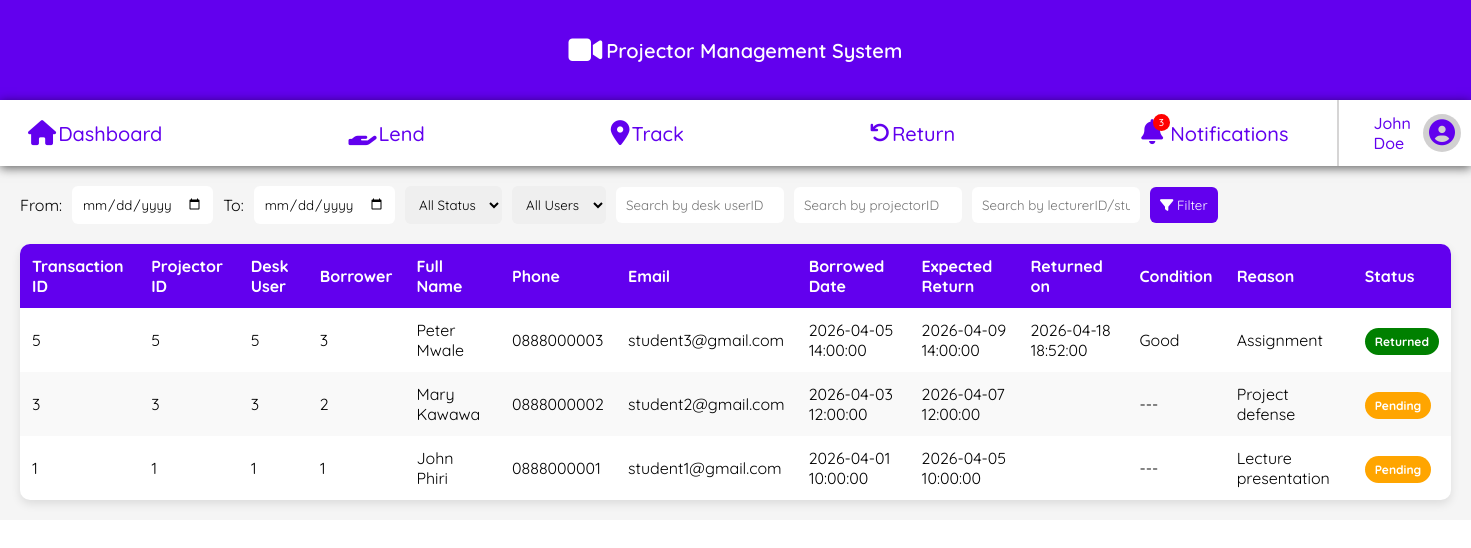
/Track.php?userType=student, run on the app's committed database.
### tables this page shows
CREATE TABLE IF NOT EXISTS `transactions` (
  `transaction_id` int NOT NULL AUTO_INCREMENT,
  `user_id` int DEFAULT NULL,
  `projector_id` int DEFAULT NULL,
  `student_id` int DEFAULT NULL,
  `lecturer_id` int DEFAULT NULL,
  `borrower_type` enum('student','lecturer') DEFAULT NULL,
  `borrowed_at` datetime NOT NULL,
  `expected_return_at` datetime DEFAULT NULL,
  `returned_at` datetime DEFAULT NULL,
  `projector_condition` enum('good','faulty') DEFAULT NULL,
  `reason` text,
  `status` enum('pending','returned','flagged') DEFAULT 'pending',
  PRIMARY KEY (`transaction_id`),
  KEY `user_id` (`user_id`),
  KEY `projector_id` (`projector_id`),
  KEY `student_id` (`student_id`),
  KEY `lecturer_id` (`lecturer_id`)
);

CREATE TABLE IF NOT EXISTS `students` (
  `student_id` int NOT NULL AUTO_INCREMENT,
  `first_name` varchar(50) NOT NULL,
  `middle_name` varchar(50) DEFAULT NULL,
  `last_name` varchar(50) NOT NULL,
  `dob` date DEFAULT NULL,
  `gender` enum('Male','Female','Other') DEFAULT NULL,
  `phone_number` varchar(20) DEFAULT NULL,
  `home_village` varchar(100) DEFAULT NULL,
  `year_of_study` int DEFAULT NULL,
  `email` varchar(100) DEFAULT NULL,
  `program_of_study` varchar(100) DEFAULT NULL,
  PRIMARY KEY (`student_id`),
  UNIQUE KEY `email` (`email`)
);

### Track.php (the view, shortened to what this page needs)
<?php
    require("connection.php");
    $where = [];
if (!empty($_GET['userType'])) {
    $type = $_GET['userType'];
    $where[] = "t.borrower_type = '$type'";
}
$whereSQL = "";
if (count($where) > 0) {
    $whereSQL = "WHERE " . implode(" AND ", $where);
}
    $sql = "
            SELECT
                t.transaction_id,
                t.projector_id,
                t.user_id,
                t.borrower_type,
                t.borrowed_at,
                t.expected_return_at,
                t.returned_at,
                t.projector_condition,
                t.reason,
                t.status,
                s.student_id,
                s.first_name AS student_first,
                s.last_name AS student_last,
                s.phone_number AS student_phone,
                s.email AS student_email,
                l.lecturer_id,
                l.first_name AS lecturer_first,
                l.last_name AS lecturer_last,
                l.phone_number AS lecturer_phone,
                l.email AS lecturer_email
            FROM transactions t
            LEFT JOIN students s ON t.student_id = s.student_id
            LEFT JOIN lecturers l ON t.lecturer_id = l.lecturer_id
            $whereSQL
            ORDER BY t.transaction_id DESC
            ";
$result = $conn->query($sql);
?>
<!DOCTYPE html>
<html lang="en">
<head>
    <link rel="stylesheet" href="css/tracking.css">
</head>
<body>
    <div class="container">
        <div class="tracking-container">
            <form method="GET" class="filters">
                <label>From:</label>
                <input type="date" name="fromDate">
                <label>To:</label>
                <input type="date" name="toDate">
                <select name="status">
                    <option value="">All Status</option>
                </select>
                <select name="userType">
                    <option value="">All Users</option>
                </select>
                <input type="text" name="userID" placeholder="Search by desk userID">
                <input type="text" name="projectorID" placeholder="Search by projectorID">
                <input type="text" name="borrowerID" placeholder="Search by lecturerID/studentID">
                <button type="submit">
                    <i class="fa fa-filter"></i> Filter
                </button>
            </form>
            <div class="table-wrapper">
                <table>
                    <thead>
                        <tr>
                            <th>Transaction ID</th>
                            <th>Projector ID</th>
                            <th>Desk User</th>
                            <th>Borrower</th>
                            <th>Full Name</th>
                            <th>Phone</th>
                            <th>Email</th>
                            <th>Borrowed Date</th>
                            <th>Expected Return</th>
                            <th>Returned on</th>
                            <th>Condition</th>
                            <th>Reason</th>
                            <th>Status</th>
                        </tr>
                    </thead>
                    <tbody id="trackingTable">
                            <?php while ($row = $result->fetch_assoc()) { ?>
                            <?php
                                if ($row['borrower_type'] == 'student') {
                                    $name = $row['student_first'] . " " . $row['student_last'];
                                    $phone = $row['student_phone'];
                                    $email = $row['student_email'];
                                    $borrowerId = $row['student_id'];
                                } else {
                                    $name = $row['lecturer_first'] . " " . $row['lecturer_last'];
                                    $phone = $row['lecturer_phone'];
                                    $email = $row['lecturer_email'];
                                    $borrowerId = $row['lecturer_id'];
                                }
                            ?>
                            <tr>
                                <td><?= $row['transaction_id'] ?></td>
                                <td><?= $row['projector_id'] ?></td>
                                <td><?= $row['user_id'] ?></td>
                                <td><?= $borrowerId ?></td>
                                <td><?= $name ?></td>
                                <td><?= $phone ?></td>
                                <td><?= $email ?></td>
                                <td><?= $row['borrowed_at'] ?></td>
                                <td><?= $row['expected_return_at'] ?></td>
                                <td>
                                    <?php if ($row['status'] !== 'returned') { ?>
                                    <?php } else { ?>
                                        <?= $row['returned_at'] ?>
                                    <?php } ?>
                                </td>
                                <td>
                                    <?= $row['projector_condition'] ? ucfirst($row['projector_condition']) : "---" ?>
                                </td>
                                <td><?= $row['reason'] ?></td>
                                <td>
                                    <span class="status <?= $row['status'] ?>">
                                        <?= ucfirst($row['status']) ?>
                                    </span>
                                </td>
                            </tr>
                            <?php } ?>
                    </tbody>
                </table>
        </div>
        </div>
    </div>
</body>
</html>

### css/tracking.css (style rules this page uses)
.tracking-container { padding: 20px; font-family: "Quicksand", sans-serif; background: #f5f5f5; }
.filters { display: flex; flex-wrap: wrap; align-items: center; gap: 10px; margin-bottom: 20px; }
.filters input, .filters select, .filters button { padding: 10px; border-radius: 6px; border: none; font-family: inherit; }
.filters button { background: #6200ee; color: white; cursor: pointer; }
.table-wrapper { overflow-x: auto; background: white; border-radius: 10px; box-shadow: 0 4px 10px rgba(0,0,0,0.1); }
table { width: 100%; border-collapse: collapse; }
thead { background: #6200ee; color: white; }
th, td { padding: 12px; text-align: left; }
tbody tr:nth-child(even) { background: #f9f9f9; }
.status { padding: 6px 10px; border-radius: 20px; font-size: 12px; color: white; font-weight: bold; }
.status.pending { background: orange; }
.status.returned { background: green; }

### css/navigation.css (style rules this page uses)
body { margin: 0; }
.all-wrapper { display: flex; align-items: center; justify-content: space-between; background-color: #6200ee; flex-wrap: wrap; }
.nav-title { width: 100%; text-align: center; color: white; font-size: 20px; font-weight: 600; padding: 15px; font-family: "Quicksand", sans-serif; margin: 20px 0; display: flex; align-items: center; justify-content: center; gap: 4px; }
.fa-video { font-size: 30px; align-items: center; }
.nav-wrapper { display: flex; align-items: center; justify-content: flex-start; background-color: white; width: 100%; padding: 0 10px; font-family: "Quicksand", sans-serif; gap: 15px; box-shadow: 0 2px 10px rgba(0, 0, 0, 0.621); box-sizing: border-box; }
.tabs { display: flex; gap: 150px; padding-right: 30px; margin-right: 20px; border-right: 2px solid rgba(124, 122, 122, 0.312); font-size: 20px; }
.tabs .fa-solid { align-items: center; font-size: 25px; }
.tabs a { text-align: center; padding: 20px 18px; text-decoration: none; color: #6200ee; font-weight: 500; position: relative; white-space: nowrap; display: flex; align-items: center; gap: 2px; }
.top-bar { display: flex; justify-content: flex-end; align-items: center; color: #6200ee; gap: 12px; margin-left: auto; }
.user-info { font-weight: 500; }
.profile-icon { color: #6200ee; font-size: 26px; text-decoration: none; padding: 6px; border-radius: 50%; background: rgba(184, 182, 182, 0.642); display: flex; align-items: center; justify-content: center; transition: 0.2s; }
.tab-icon { position: relative; display: inline-block; margin-right: 5px; }
.badge { position: absolute; top: -6px; right: -7px; background: red; color: white; font-size: 10px; padding: 2px 6px; border-radius: 50%; }
@media (min-width: 701px) { .tabs { display: flex !important; } }

### data on the page
transactions: transaction_id "5", projector "5", user "5", student.student_id "3", student.last_name "Peter Mwale", student.phone_number "0888000003", student.email "student3@gmail.com", borrowed_at "2026-04-05 14:00:00", expected_return_at "2026-04-09 14:00:00", returned_at "2026-04-18 18:52:00", projector_condition "Good", reason "Assignment", status "Returned"
transactions: transaction_id "3", projector "3", user "3", student.student_id "2", student.last_name "Mary Kawawa", student.phone_number "0888000002", student.email "student2@gmail.com", borrowed_at "2026-04-03 12:00:00", expected_return_at "2026-04-07 12:00:00", reason "Project defense", status "Pending"
transactions: transaction_id "1", projector "1", user "1", student.student_id "1", student.last_name "John Phiri", student.phone_number "0888000001", student.email "student1@gmail.com", borrowed_at "2026-04-01 10:00:00", expected_return_at "2026-04-05 10:00:00", reason "Lecture presentation", status "Pending"
